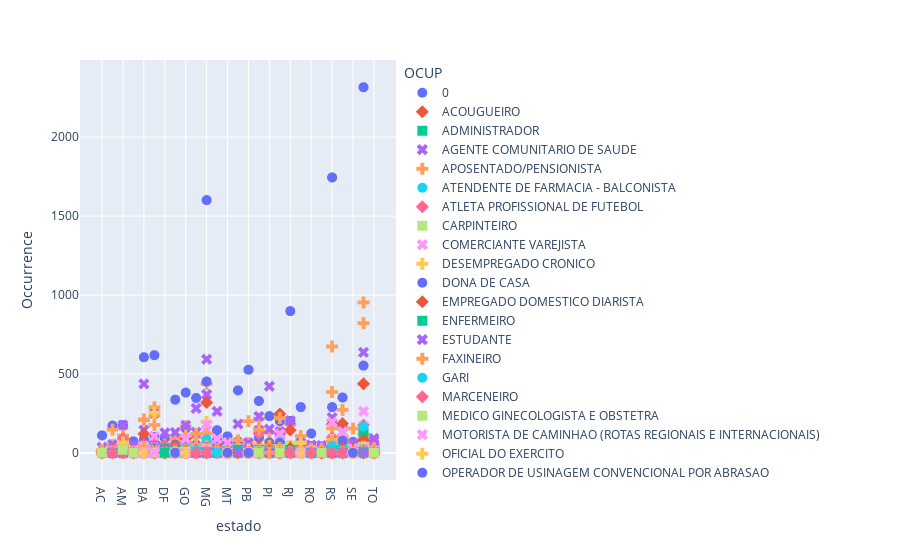

Write notebook code for a chart like this one.
### Code cell
import plotly.graph_objects as go
import plotly.express as px

fig = px.scatter(estado_ocup, x="estado", y="Occurrence", color="OCUP", symbol="OCUP")
fig.update_traces(marker_size=10)
fig.show()
